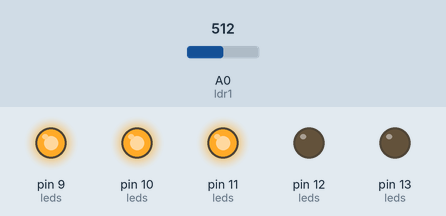
Recording of a sketch running on a simulated Arduino Uno, built with avr-gcc and run on an emulated ATmega328P. Parts: output pins drawn as LEDs (lit = HIGH). The test bench sets the inputs (shaded band); at power-on: A0 (ldr1) = 512.

Above: at 1.2 s.
1.3 s: A0 (ldr1) set to 524
2.8 s: A0 (ldr1) set to 554
At 4.0 s:
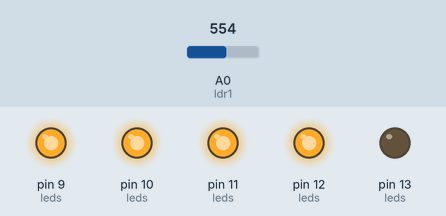
4.3 s: A0 (ldr1) set to 645
5.8 s: A0 (ldr1) set to 677
At 6.5 s:
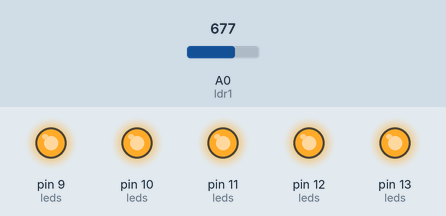
7.3 s: A0 (ldr1) set to 306
At 7.6 s:
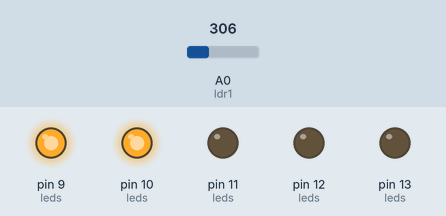
8.8 s: A0 (ldr1) set to 400
10.3 s: A0 (ldr1) set to 417
At 11.1 s:
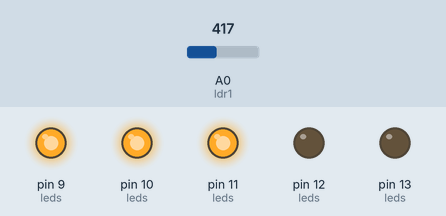
Timing chart, 0 to 12.8 s (numbered marks = the images above; inputs shaded):
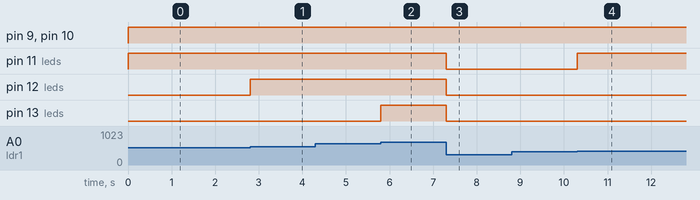

The sketch:

ldr_light_meter.ino
```cpp
/**
 * Use a light-dependent resistor to show the light level via a series of LEDs
 *
 * By Scott Davey
 * www.coderdojorealm.com
 * April 2018
 *
 * - Connect 5 LEDs to DIGITAL pins 9 through 13
 * - Connect an LDR to the 3.3v, GND and ANALOG pin 0
 *
 * The lights will show the level of the light as a meter between
 * 0 (low light) and 5 (bright light).
 *
 * Set debug = 1 and connect to the Serial Monitor to see the calculations
 * behind the project.
 */

// The digital pins used for the five LEDs
const int led1 = 9;
const int led2 = 10;
const int led3 = 11;
const int led4 = 12;
const int led5 = 13;

// an array of the leds
const int leds[] = { led1, led2, led3, led4, led5 };
const int ledCount = 5;

// The analog port with the LDR
const int ldr1 = 0;

// the (measured) lowest and highest number from the light-sensitive resistor
const float rawLdrMin = 30;
const float rawLdrMax = 662;

// debugging: set to 1 to enable debugging
const int debug = 0;

/**
 * Setup
 *
 * Runs once each time the board powers up
 */
void setup()
{
  // initialize the led inputs
  for (int i = 0; i < ledCount; i++) {
    pinMode(leds[i], OUTPUT);
    digitalWrite(leds[i], LOW);
  }

  // initialise the LDR input
  pinMode(ldr1, INPUT);

  // initialise the serial monitor
  if (debug) {
    Serial.begin(9600);
    Serial.println("Potentiometer light delay");
  }
}

/**
 * Loop
 *
 * The loop function runs over and over again forever
 */
void loop()
{
  // Get the light percentage and convert it to
  // a number between 1 and 5.
  float lightPercentage = get_percentage();
  int outOf5 = lightPercentage / 20;

  if (debug) {
    Serial.print("; => ");
    Serial.print(outOf5);
    Serial.print(" / 5");
  }

  // Loop over each LED and turn it HIGH if its index is
  // equal or lower than outOf5, otherwise set it to LOW.
  for (int i = 0; i < ledCount; i++) {
    if (i < outOf5) {
      digitalWrite(leds[i], HIGH);
    } else {
      digitalWrite(leds[i], LOW);
    }
  }

  if (debug) {
    Serial.println();
  }

}


/**
 * Reads the LDR and returns the value as a percentage
 *
 * @return float
 */
float get_percentage() {

  float rawLdr = analogRead(ldr1);

  float percentage = ((rawLdr - rawLdrMin) / (rawLdrMax - rawLdrMin)) * 100;

  if (debug) {
    Serial.print("Raw LDR = ");
    Serial.print(rawLdr, 0);
    Serial.print("; Percentage = ");
    Serial.print(percentage);
    Serial.print("%");
  }

  return percentage;
}
```

Measured:
- the behaviour switches between 535 and 536 on A0 (ldr1) (found by bisection; images 0 and 1)
- the behaviour switches between 661 and 662 on A0 (ldr1) (found by bisection; images 1 and 2)
- the behaviour switches between 409 and 410 on A0 (ldr1) (found by bisection; images 3 and 4)
- after the input at 1.3 s, every drawn part: stays the same
- after the input at 2.8 s, pin 12 (leds): LOW → HIGH at once
- after the input at 4.3 s, every drawn part: stays the same
- after the input at 5.8 s, pin 13 (leds): LOW → HIGH at once
- after the input at 7.3 s, pin 11 (leds), pin 12 (leds), pin 13 (leds): HIGH → LOW at once
- after the input at 8.8 s, every drawn part: stays the same
- after the input at 10.3 s, pin 11 (leds): LOW → HIGH at once
